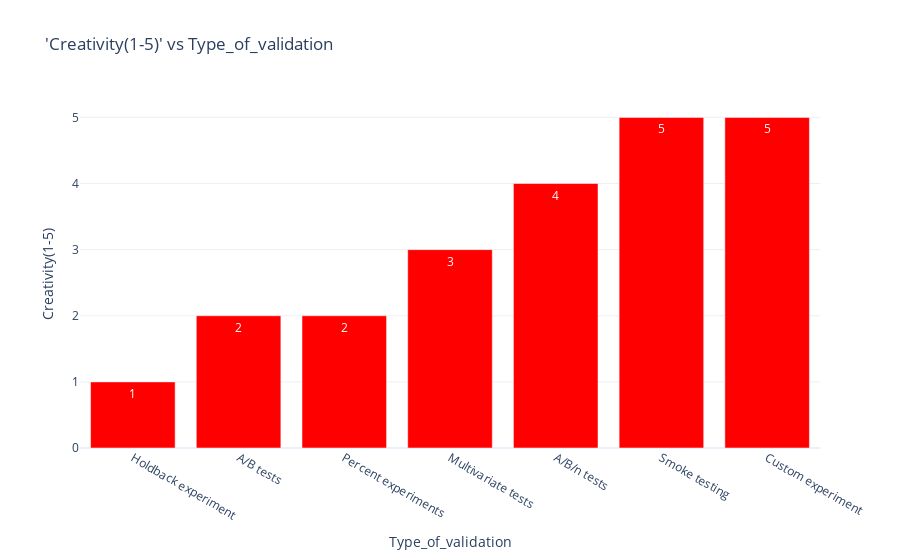

Notebook source saved alongside this figure:
### Markdown cell above
# Creativity(1-5)

### Code cell
df9=df.drop(['%of_total_experiments','ROI','Success_Rate_(%)','Tools-Off_the_shelf(%)','Data_analysis_(1-5)','User_interviews(1-5)','Surveys(1-5)','Field_research_(1-5)','Competitor_analysis(1-5)','Tools (#)','Integrations(#)','Data points(#)','Adjustments(#)','Restarts(#)','Complexity(1-5)','Level_of_testing(#)'],axis=1)
sort = df9.sort_values('Creativity(1-5)')
fig = px.bar(sort, x="Type_of_validation", y='Creativity(1-5)',text='Creativity(1-5)',
              title="'Creativity(1-5)' vs Type_of_validation ")
fig.update_traces(marker_color='red', showlegend=False)

fig.show()

### Figure 1 — Plotly figure (JSON) as saved in the notebook; plotly's stock layout.template omitted (floating-point values rounded to 4 significant figures)
{"data": [{"alignmentgroup": "True", "hoverlabel": {"namelength": 0}, "hovertemplate": "Type_of_validation=%{x}<br>Creativity(1-5)=%{text}", "legendgroup": "", "marker": {"color": "red"}, "name": "", "offsetgroup": "", "orientation": "v", "showlegend": false, "text": [1, 2, 2, 3, 4, 5, 5], "textposition": "auto", "type": "bar", "x": ["Holdback experiment", "A/B tests", "Percent experiments ", "Multivariate tests", "A/B/n tests", "Smoke testing", "Custom experiment"], "xaxis": "x", "y": [1, 2, 2, 3, 4, 5, 5], "yaxis": "y"}], "layout": {"barmode": "relative", "legend": {"tracegroupgap": 0}, "title": {"text": "'Creativity(1-5)' vs Type_of_validation "}, "xaxis": {"anchor": "y", "domain": [0, 1], "title": {"text": "Type_of_validation"}}, "yaxis": {"anchor": "x", "domain": [0, 1], "title": {"text": "Creativity(1-5)"}}}}
